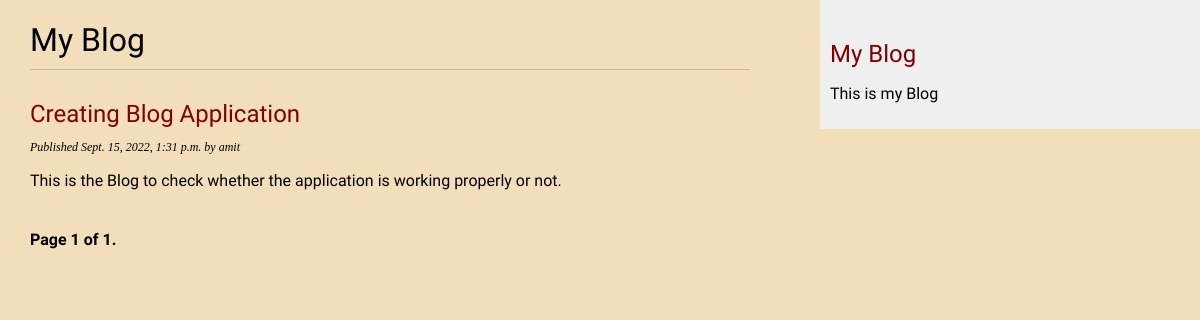
Page /blog/ on the earlier database version.
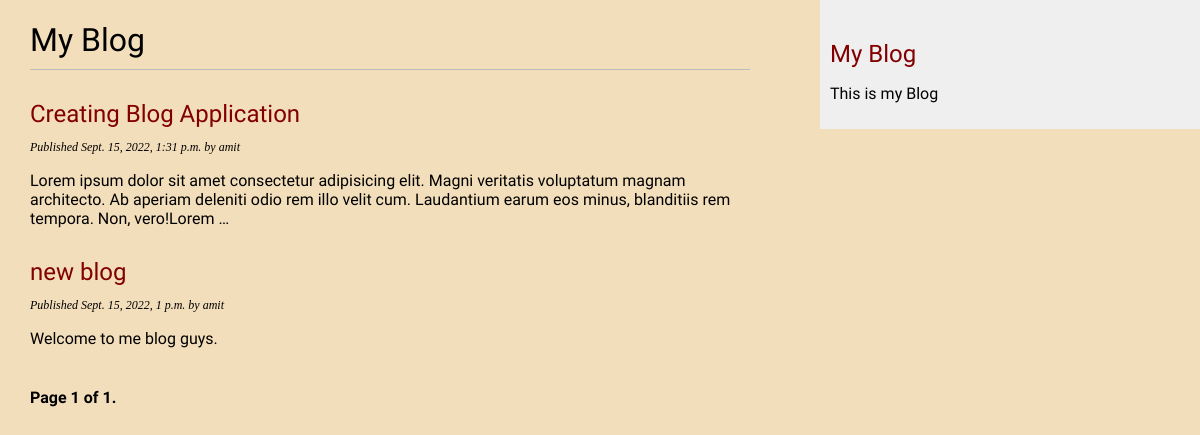
Same page on the later database version.
### blog/models.py (models this page shows, shortened)
class Post(models.Model):
    class Status(models.TextChoices):
        DRAFT = 'DF', 'Draft'
        PUBLISHED = 'PB', 'Published'
    title = models.CharField(max_length=250)
    slug = models.SlugField(max_length=250, unique_for_date='publish')
    author = models.ForeignKey(User,
                               on_delete=models.CASCADE,
                               related_name='blog_posts')
    body = models.TextField()
    publish = models.DateTimeField(default=timezone.now)
    created = models.DateTimeField(auto_now_add=True)
    updated = models.DateTimeField(auto_now=True)
    status = models.CharField(max_length=2,
                              choices=Status.choices,
                              default=Status.DRAFT)
    objects = models.Manager()
    published = PublishedManager()
    class Meta:
        ordering = ['-publish']
        indexes = [
            models.Index(fields=['-publish']),
        ]
    def get_absolute_url(self):
        return reverse("blog:post_detail", args=[
            self.publish.year,
            self.publish.month,
            self.publish.day,
            self.slug,
        ])

### blog/views.py (the view)
# urls.py: path('', views.PostListView.as_view(), name='post_list'),
class PostListView(ListView):
    queryset = Post.published.all()
    context_object_name = 'posts'
    paginate_by = 3
    template_name = "blog/post/list.html"

### blog/templates/blog/post/list.html (shortened to what this page needs)
{% extends 'blog/base.html' %}
{% block content %}
    <h1>My Blog</h1>
    {% for post in posts %}
        <h2>
            <a href= "{{post.get_absolute_url}}" >
                {{post.title}}
            </a>
        </h2>
        <p class="date">
            Published {{post.publish}} by {{post.author}}
        </p>
        {{post.body|truncatewords:30|linebreaks}}
    {% endfor %}
    {% include "pagination.html" with page=page_obj %}
{% endblock content %}

Differences in the rows shown:
changed Post "Creating Blog Application": body "This is the Blog to check whether the application is working properly or not." → "Lorem ipsum dolor sit amet consectetur adipisicing elit. Magni veritatis voluptatum magnam architecto. Ab aperiam deleniti odio rem illo velit cum. Laudantium earum eos minus, blanditiis rem tempora. Non, vero!Lorem …"
now on this page (row edited): Post: title "new blog", publish "Sept. 15, 2022, 1 p.m.", author "amit", body "Welcome to me blog guys."
